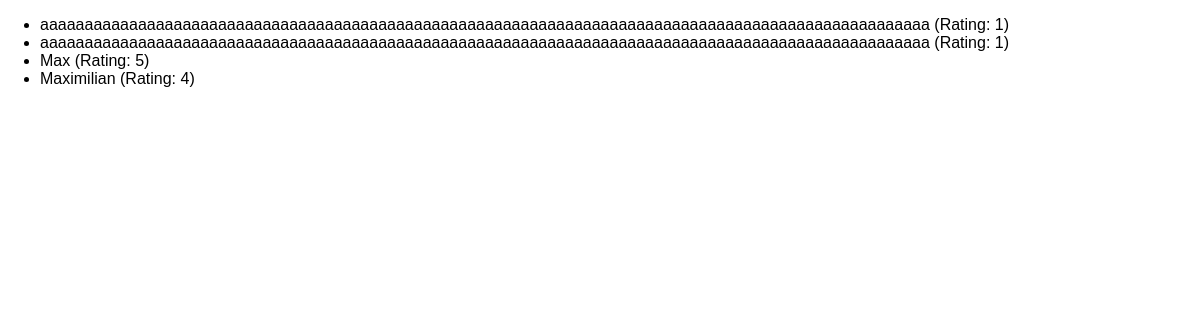
The app's page /reviews with its own data.
### reviews/models.py (models this page shows)
class Review(models.Model):
  user_name = models.CharField(max_length=100)
  review_text = models.TextField()
  rating = models.IntegerField()

### reviews/views.py (the view)
# urls.py: path("reviews", views.ReviewsListView.as_view()),
class ReviewsListView(ListView):
    template_name = "reviews/review_list.html"
    model = Review
    context_object_name = "reviews"

### reviews/templates/reviews/review_list.html (shortened to what this page needs)
{% extends "reviews/base.html" %}
{% block content %}
  <ul>
    {% for review in reviews %}
      <li>{{ review.user_name }} (Rating: {{ review.rating }})</li>
    {% endfor %}
  </ul>
{% endblock %}

### reviews/templates/reviews/base.html (shortened to what this page needs)
{% load static %}
<!DOCTYPE html>
<html lang="en">
<head>
  <link rel="stylesheet" href="{% static "reviews/styles.css" %}">
</head>
<body>
  {% block content %}
  {% endblock %}
</body>
</html>

### reviews/static/reviews/styles.css (style rules this page uses)
body { font-family: sans-serif; margin: 0; }

### records on screen
Review: user_name "aaaaaaaaaaaaaaaaaaaaaaaaaaaaaaaaaaaaaaaaaaaaaaaaaaaaaaaaaaaaaaaaaaaaaaaaaaaaaaaaaaaaaaaaaaaaaaaaaaaa", rating "1"
Review: user_name "aaaaaaaaaaaaaaaaaaaaaaaaaaaaaaaaaaaaaaaaaaaaaaaaaaaaaaaaaaaaaaaaaaaaaaaaaaaaaaaaaaaaaaaaaaaaaaaaaaaa", rating "1"
Review: user_name "Max", rating "5"
Review: user_name "Maximilian", rating "4"
